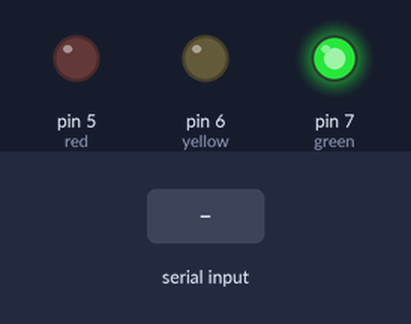
The sketch below on a simulated Arduino Uno, built with avr-gcc and run on an emulated ATmega328P. Shown: output pins drawn as LEDs (lit = HIGH). The test bench sets the inputs (shaded band). What the sketch prints to the serial monitor is not drawn.

Above: at 2.1 s.
At 6.8 s:
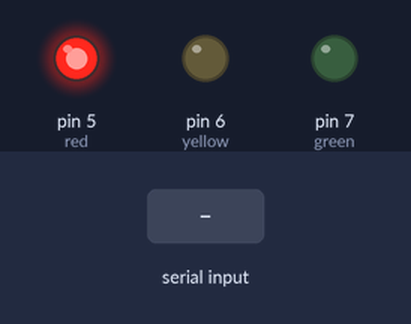
6.9 s: "R" received over the second serial link
At 10.6 s:
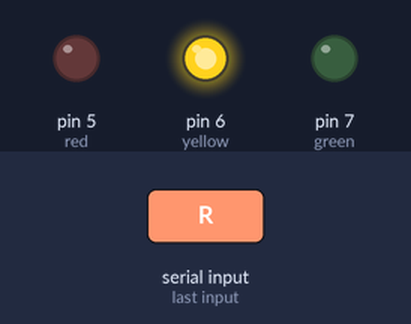
Timing chart, 0 to 19.5 s (numbered marks = the images above; inputs shaded):
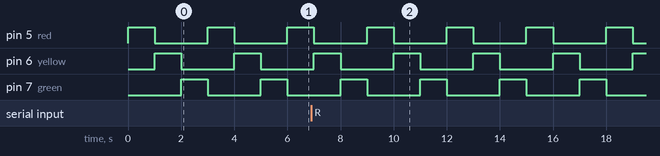

Measured:
- by itself, pin 5 (red), pin 6 (yellow), pin 7 (green): alternates HIGH for 1.0 s and LOW for 2.0 s

The sketch:

TL.ino
```cpp
/* TrafficLight++ container version 1
  Fixes/near future goals
  -Fix bluetooth not sending/receiving data
  -Implement GPS code
*/
#include <SoftwareSerial.h>

// pin values
const int red = 5; // red led
const int yellow = 6; // yellow led
const int green = 7; // green led

// times
int redTime = 1; // time in seconds
const int yellowTime = 1; // time in seconds, can't be changed
int greenTime = 1; // time in seconds
const int convert = 1000; // used to convert from second to ms
int change = 0; // which time needs to be changed
String receivedString = "";

SoftwareSerial BTSerial(11, 10); // RX | TX

void setup() {
  pinMode(red, OUTPUT);
  pinMode(yellow, OUTPUT);
  pinMode(green, OUTPUT);
  Serial.begin(38400);
  BTSerial.begin(38400);
}

void loop() {
  // reading the data from the remote
  if (BTSerial.available()) {
    Serial.println(BTSerial.read());
    char receivedChar = BTSerial.read();
    Serial.println(receivedChar);
    if (receivedChar == 'R') {
      redTime = BTSerial.read();
      Serial.println(redTime);
    } else if (receivedChar == 'G') {
      greenTime = BTSerial.read();
    }
  }


  //code for demonstrating the traffic light simulation
  digitalWrite(red, HIGH);
  delay(redTime * convert);
  digitalWrite(red, LOW);
  digitalWrite(yellow, HIGH);
  delay(yellowTime * convert);
  digitalWrite(yellow, LOW);
  digitalWrite(green, HIGH);
  delay(greenTime * convert);
  digitalWrite(green, LOW);

}
```
